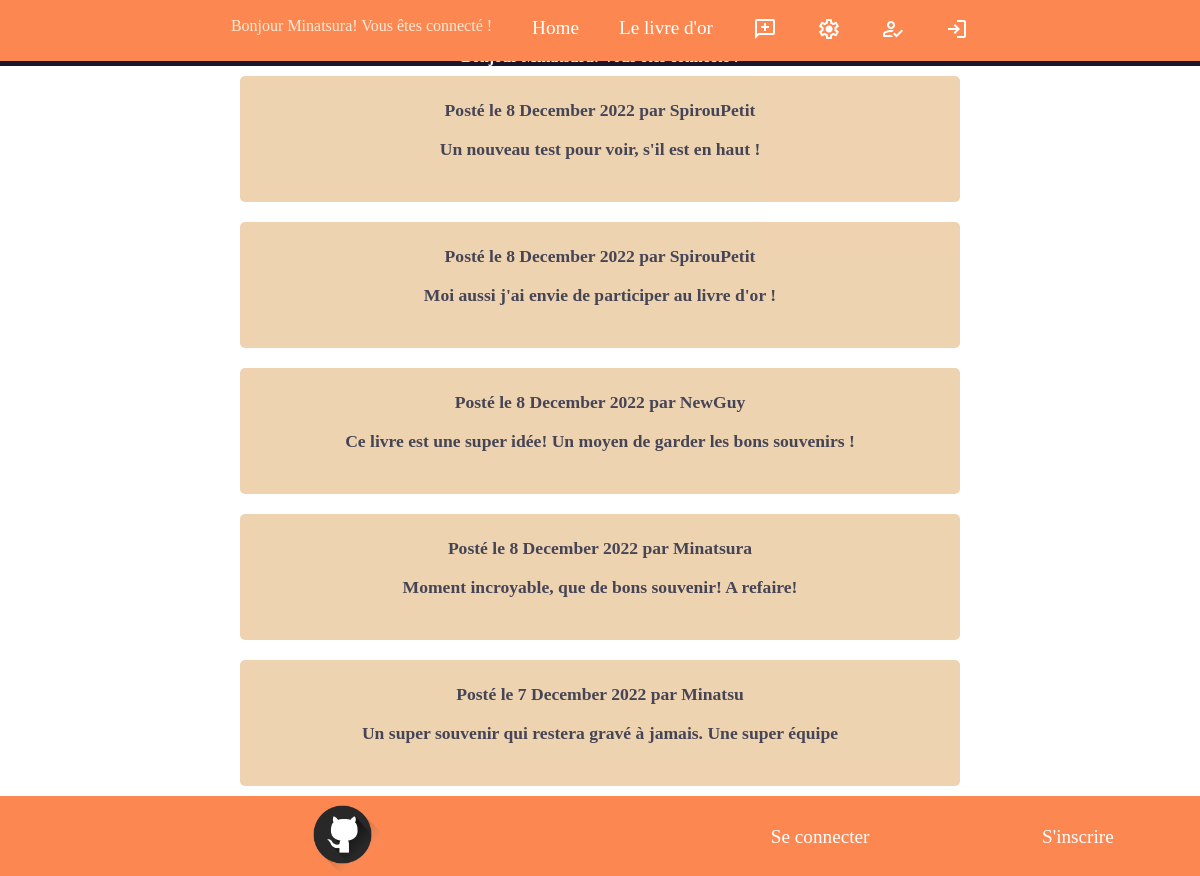
The page /livre-or.php (signed in) on the database its author committed.
### tables this page shows
CREATE TABLE `commentaires` (
  `id` int(11) NOT NULL,
  `commentaire` varchar(255) NOT NULL,
  `id_utilisateur` int(11) NOT NULL,
  `date` datetime NOT NULL
);

### livre-or.php (the view, shortened to what this page needs)
<head>
    <link rel="stylesheet" type="text/css" href="style.css" />
    </head>
<body>
    <header>
        <nav>
            <ul>
                <li><?php if (isset($_SESSION['login'])){echo "<p>Bonjour ".$_SESSION['login']."! Vous êtes connecté !</p>";}?></li>
                <li><a href=index.php>Home</a></li>
                <?php if (isset($_SESSION['login'])){?>
                <li><a href=livre-or.php>Le livre d'or</a></li>
                <li><a href=commentaires.php><span class="material-symbols-outlined">add_comment</span></a></li>
                <li><a href=profil.php><span class="material-symbols-outlined">settings</span></a></li>
                <?php } ?>
                <li><a href=inscription.php><span class="material-symbols-outlined">how_to_reg</span></a></li>
                <li><a href=connection.php><span class="material-symbols-outlined">login</span></a></li>
            </ul>
        </nav>
    </header>
    <main>
        <div id="sessionlog">
            <?php if (isset($_SESSION['login'])){
                            echo "<p>Bonjour ".$_SESSION['login']."! Vous êtes connecté !</p>";
                        }
            ?>
        </div>
        <div id="displayBook">
            <?php
                $mysqli = new mysqli('localhost','root','','livreor');
                $request=$mysqli->query("SELECT commentaire FROM commentaires ORDER BY id Desc");
                $result_fetch_all = $request->fetch_all();
                foreach($result_fetch_all as $ligne){
                    foreach($ligne as $valeur){
                        echo '<div id="comment">';
                        echo $valeur."<br>";
                        echo '</div>';
                        }
                }
            ?>
        </div>
    </main>
    <footer>
                <ul>
                    <li><a href="https://github.com/morgane-marechal/livre-or" target="_blank" ><img class="logo" src="github-noir.png" alt="github"></a></li>
                    <li class="lien"><a href="connection.php">Se connecter</a></li>
                    <li class="lien"><a href="inscription.php">S'inscrire</a></li>
                </ul>
    </footer>
    </body>

### style.css (style rules this page uses)
* { margin: 0; padding: 0; box-sizing: border-box; }
nav { display:flex; flex-direction: row; height:7%; width: 100%; background-color: rgb(253, 135, 81); justify-content: space-around; align-items: center; position:fixed ; z-index:10; }
ul { display: flex; flex-direction: row; justify-content: center; }
li { height:100%; list-style-type: none; margin:0px 20px 0px 20px; }
a { text-decoration: none; color:white; font-size: 1.2em; }
li p { color:antiquewhite; }
#sessionlog { background-color: rgb(25, 23, 44); color:white; font-weight: bold; z-index:11; }
body { background-image: url("fond_montagne"); background-repeat: repeat; background-size: cover; }
main { height:100%; padding-top:4%; }
main p { color:white; text-align:center; }
#displayBook p { color:rgb(25, 23, 44); font-weight:bold; font-size:1.1em; }
#displayBook { padding-bottom:80px; }
#displayBook { height:auto; }
#displayBook { display:flex; flex-direction: column; align-items: center; }
#comment { color:rgb(24, 24, 24); background-color: rgb(235, 201, 158); margin:10px; width:60%; text-align: center; opacity:0.8; border-radius: 5px; padding:2%5%2%5%; }
footer { bottom: 0; position:fixed ; width:100%; }
footer ul { display:flex; flex-direction: row; height:80px; width: 100%; background-color: rgb(253, 135, 81); justify-content: space-around; align-items: center; text-align:center; }
.lien { margin-top:60px; }
.logo { width:15%; }

### rows shown on the page
commentaires: commentaire "Posté le 8 December 2022 par SpirouPetit Un nouveau test pour voir, s'il est en haut !"
commentaires: commentaire "Posté le 8 December 2022 par SpirouPetit Moi aussi j'ai envie de participer au livre d'or !"
commentaires: commentaire "Posté le 8 December 2022 par NewGuy Ce livre est une super idée! Un moyen de garder les bons souvenirs !"
commentaires: commentaire "Posté le 8 December 2022 par Minatsura Moment incroyable, que de bons souvenir! A refaire!"
commentaires: commentaire "Posté le 7 December 2022 par Minatsu Un super souvenir qui restera gravé à jamais. Une super équipe"

### other values the page prints
$_SESSION['login'] "Minatsura"
